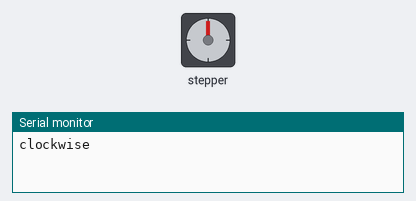
Bench run of a sketch on a simulated Arduino Uno, built with avr-gcc and run on an emulated ATmega328P. On the bench: stepper motor, the last lines printed to the serial monitor. Stepper angles assume 2048 steps per turn.

Above: at 0.15 s.
At 9.47 s:
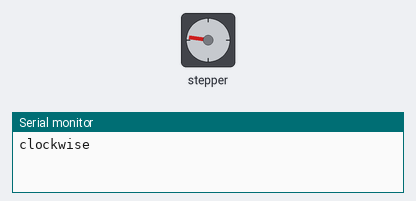
At 18.6 s:
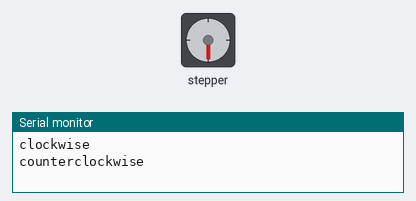
At 36.96 s:
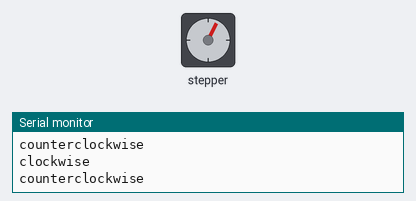
Timing chart, 0 to 40.0 s (numbered marks = the images above):
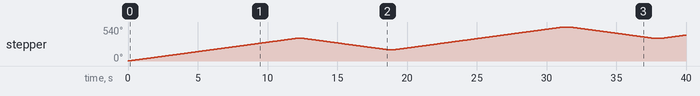

The sketch:

Project_23_Stepper_Motor.ino
```cpp
/*
Keye New RFID Starter Kit
Project 23
Stepper Motor
Edit By Keyes
*/

#include <Stepper.h>
const int stepsPerRevolution = 2048;  // the steps of a cycle
// initialization
Stepper myStepper(stepsPerRevolution, 8, 10, 9, 11);
void setup() {
  // Set motor speed(rpm)
  myStepper.setSpeed(5);
  // initialize serial port
  Serial.begin(9600);
}
void loop() {
  // rotate a cycle clockwise
  Serial.println("clockwise");
  myStepper.step(stepsPerRevolution);
  delay(500);
  // rotate half a cycle counterclockwise
  Serial.println("counterclockwise");
  myStepper.step(-stepsPerRevolution / 2);
  delay(500);
}
```

Measured:
- by itself, stepper: turns 360° clockwise in 12.1 s, then 180° counter-clockwise in 6.0 s, then 360° clockwise in 12.1 s, then 180° counter-clockwise in 6.0 s, and so on
